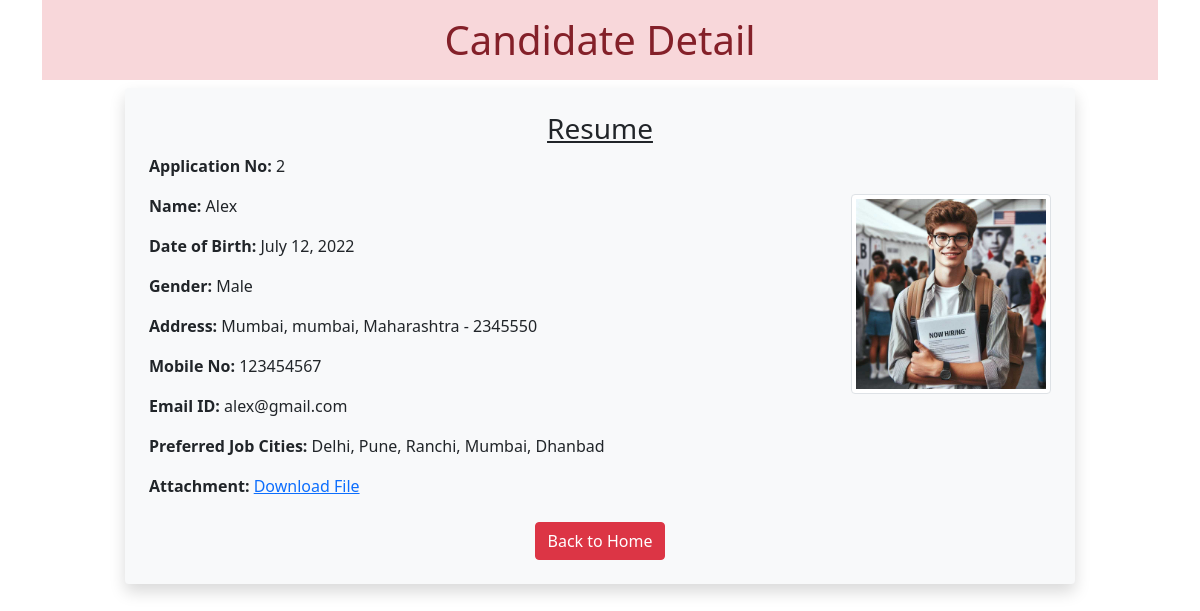
Page /2/ on the committed database.
### myapp/models.py (models this page shows)
class Resume(models.Model):
    name = models.CharField(max_length=100)
    dob = models.DateField()
    gender = models.CharField(max_length=50)
    locality = models.CharField(max_length=100)
    city = models.CharField(max_length=100)
    pin = models.PositiveIntegerField()
    state = models.CharField(choices=STATE_CHOICE,max_length=50)
    mobile = models.PositiveIntegerField()
    email = models.EmailField()
    job_city = models.CharField(max_length=50)
    profile_image = models.ImageField(upload_to='profileimg',blank=True)
    my_file = models.FileField(upload_to='doc',blank=True)

### myapp/views.py (the view)
# urls.py: path('<int:id>/',views.CandidateView.as_view(),name='candidate'),
class CandidateView(View):
    def get(self,request,id):
        candidate = Resume.objects.get(pk=id)
        return render(request,'myapp/candidate.html',{'candidate': candidate})

### myapp/templatetags/myfilter.py (called while the page is built)
@register.filter(name='remove_special')
def remove_chars(value,arg):
    print(type(value))
    for character in arg:
        value = value.replace(character,"")
    return value

### myapp/templates/myapp/candidate.html (shortened to what this page needs)
<!DOCTYPE html>
{% load myfilter %}
<html lang="en">
<head>
  <link href="https://cdn.jsdelivr.net/npm/bootstrap@5.0.0-beta2/dist/css/bootstrap.min.css" rel="stylesheet">
</head>
<body>
</body>
</html>
<div class="container ">
    <h1 class="alert-danger text-center p-3">Candidate Detail</h1>
    <div class="row">
        <div class="col-md-10 shadow p-4 offset-md-1 bg-light rounded">
            <h3 class="text-center"><u>Resume</u></h3>
            <p><strong>Application No:</strong> {{candidate.id}}</p>
            <img src="{{candidate.profile_image.url}}" alt="Candidate Profile Picture" class="img-fluid img-thumbnail float-end" width="200" height="200">
            <p><strong>Name:</strong> {{candidate.name}}</p>
            <p><strong>Date of Birth:</strong> {{candidate.dob}}</p>
            <p><strong>Gender:</strong> {{candidate.gender}}</p>
            <p><strong>Address:</strong> {{candidate.locality}}, {{candidate.city}}, {{candidate.state}} - {{candidate.pin}}</p>
            <p><strong>Mobile No:</strong> {{candidate.mobile}}</p>
            <p><strong>Email ID:</strong> {{candidate.email}}</p>
            <p><strong>Preferred Job Cities:</strong> {{candidate.job_city|remove_special:"[]'"}}</p>
            <p><strong>Attachment:</strong>
              <a href="{{candidate.my_file.url}}" target="_blank" rel="noopener noreferrer">Download File</a>
            </p>
            <div class="text-center mt-4">
              <a href="/" class="btn btn-danger">Back to Home</a>
            </div>
      </div>
    </div>
  </div>
</body>

### rows in the picture
Resume: id "2", profile_image (picture), name "Alex", dob "July 12, 2022", gender "Male", locality "Mumbai", city "mumbai", state "Maharashtra", pin "2345550", mobile "123454567", email "alex@gmail.com", job_city|remove_special "Delhi, Pune, Ranchi, Mumbai, Dhanbad"
